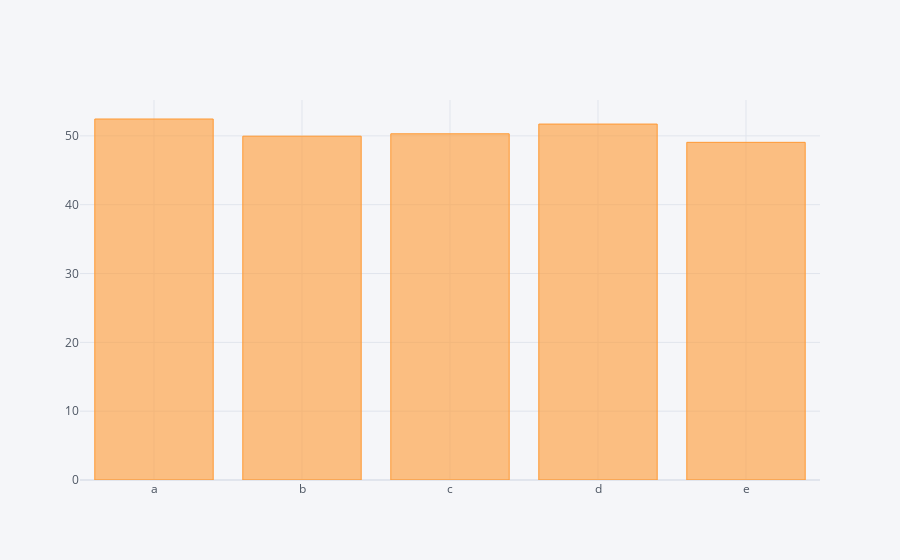

This figure's notebook cell:
### Code cell
df.sum().iplot(kind='bar')

### Figure 1 — Plotly figure (JSON) as saved in the notebook; plotly's stock layout.template omitted (floating-point values rounded to 4 significant figures)
{"data": [{"marker": {"color": "rgba(255, 153, 51, 0.6)", "line": {"color": "rgba(255, 153, 51, 1.0)", "width": 1}}, "name": "None", "orientation": "v", "text": "", "type": "bar", "x": ["a", "b", "c", "d", "e"], "y": [52.45, 49.96, 50.3, 51.71, 49.06]}], "layout": {"legend": {"bgcolor": "#F5F6F9", "font": {"color": "#4D5663"}}, "paper_bgcolor": "#F5F6F9", "plot_bgcolor": "#F5F6F9", "title": {"font": {"color": "#4D5663"}}, "xaxis": {"gridcolor": "#E1E5ED", "showgrid": true, "tickfont": {"color": "#4D5663"}, "title": {"font": {"color": "#4D5663"}, "text": ""}, "zerolinecolor": "#E1E5ED"}, "yaxis": {"gridcolor": "#E1E5ED", "showgrid": true, "tickfont": {"color": "#4D5663"}, "title": {"font": {"color": "#4D5663"}, "text": ""}, "zerolinecolor": "#E1E5ED"}}}
